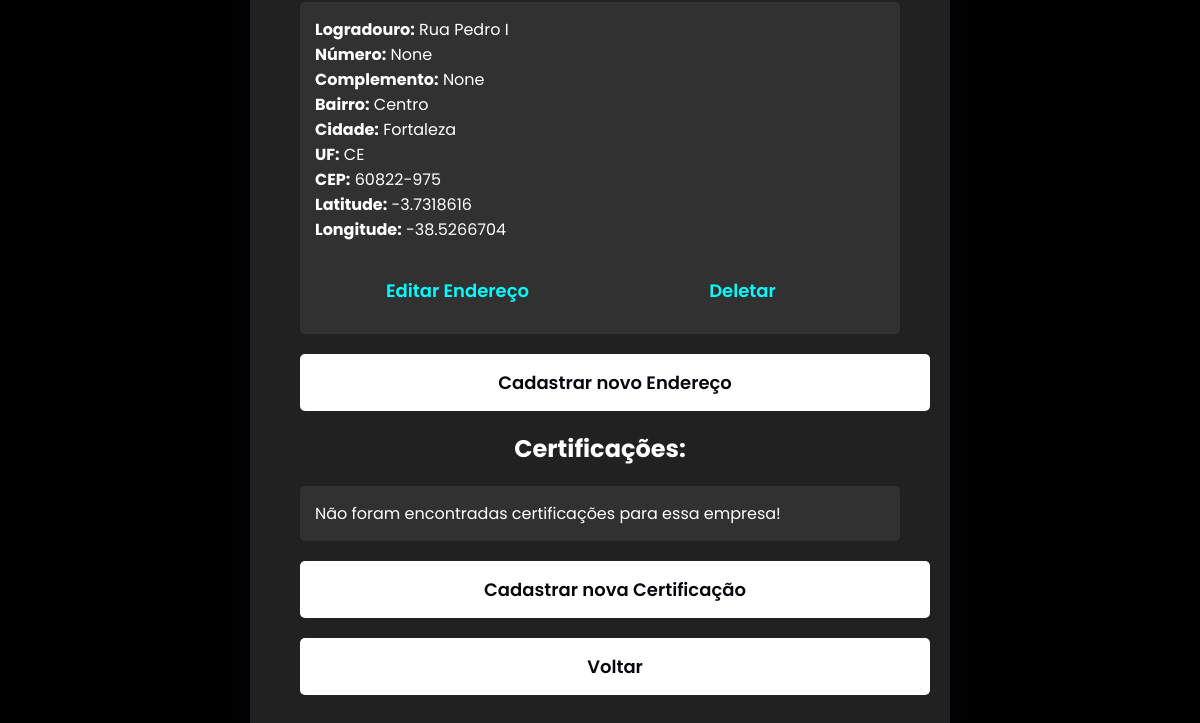
The app's page /clientes/View/37 (signed in, lower part), older data.
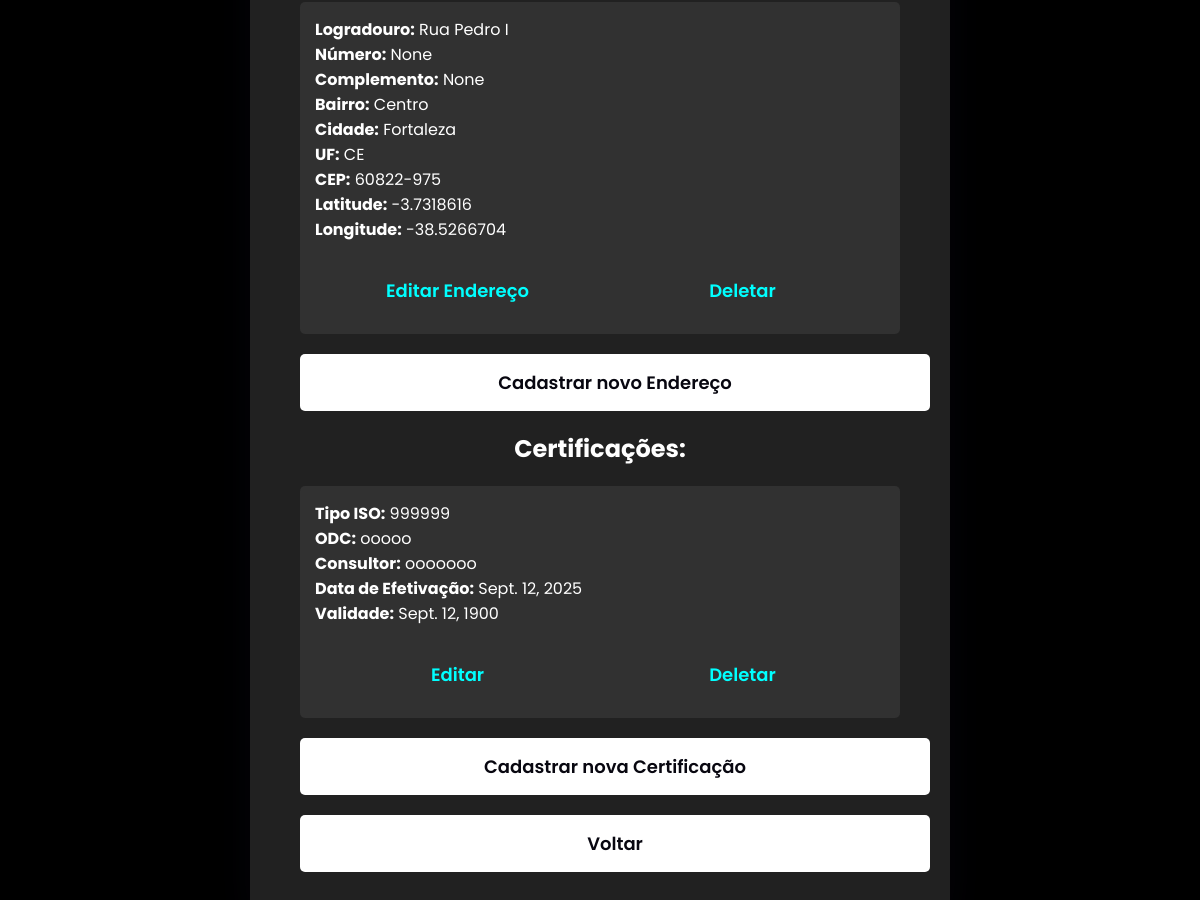
The same page, newer data.
### mapa/models.py (models this page shows)
class Endereco(models.Model):
    empresa = models.ForeignKey(Empresa, on_delete=models.CASCADE, related_name='enderecos')
    cep = models.CharField(max_length=10)
    logradouro = models.CharField(max_length=255)
    numero = models.CharField(max_length=10, blank=True, null=True)
    complemento = models.CharField(max_length=255, blank=True, null=True)
    bairro = models.CharField(max_length=255)
    cidade = models.CharField(max_length=255)
    uf = models.CharField(max_length=2)
    latitude = models.CharField(max_length=20)
    longitude = models.CharField(max_length=20)

class ISO(models.Model):
    empresa = models.ForeignKey(Empresa, on_delete=models.CASCADE, related_name='certificacoes')
    iso_type = models.CharField(max_length=50)
    odc = models.CharField(max_length=50)
    consultor = models.CharField(max_length=255)
    data_efetivacao = models.DateField()
    validade = models.DateField()

### mapa/views.py (the view)
# urls.py: path('clientes/View/<int:pk>', empresa_detail,name='empresa_detail'),
@login_required
def empresa_detail(request, pk):
    empresa = get_object_or_404(Empresa, pk=pk)
    return render(request, './customer_detail_with_details.html', {'empresa': empresa})

### mapa/templates/customer_detail_with_details.html (shortened to what this page needs)
<!DOCTYPE html>
<html lang="pt-br">
<head>
    <link rel="stylesheet" href="https://cdnjs.cloudflare.com/ajax/libs/font-awesome/5.15.4/css/all.min.css">
</head>
<body>
    <div class="container">
        <ul>
            {% for endereco in empresa.enderecos.all %}
                <li>
                    <strong>Logradouro:</strong> {{ endereco.logradouro }}<br>
                    <strong>Número:</strong> {{ endereco.numero }}<br>
                    <strong>Complemento:</strong> {{ endereco.complemento }}<br>
                    <strong>Bairro:</strong> {{ endereco.bairro }}<br>
                    <strong>Cidade:</strong> {{ endereco.cidade }}<br>
                    <strong>UF:</strong> {{ endereco.uf }}<br>
                    <strong>CEP:</strong> {{ endereco.cep }}<br>
                    <strong>Latitude:</strong> {{ endereco.latitude }}<br>
                    <strong>Longitude:</strong> {{ endereco.longitude }}<br>
                    <div class="nomebom">
                        <a href="{% url 'endereco_edit' empresa.pk endereco.pk %}">Editar Endereço</a>
                        <a href="{% url 'endereco_delete' empresa.pk endereco.pk %}" class="botoes">Deletar</a>
                    </div>
                </li>
            {% empty %}
                <li>Essa empresa não tem endereços cadastrados.</li>
            {% endfor %}
        </ul>
        <a href="{% url 'endereco_create' empresa.pk %}" class="button">Cadastrar novo Endereço</a>
        <h2>Certificações:</h2>
        <ul>
            {% for certificacao in empresa.certificacoes.all %}
                <li>
                    <strong>Tipo ISO:</strong> {{ certificacao.iso_type }}<br>
                    <strong>ODC:</strong> {{ certificacao.odc }}<br>
                    <strong>Consultor:</strong> {{ certificacao.consultor }}<br>
                    <strong>Data de Efetivação:</strong> {{ certificacao.data_efetivacao }}<br>
                    <strong>Validade:</strong> {{ certificacao.validade }}<br>
                    <div class="nomebom">
                        <a href="{% url 'iso_edit' empresa.pk certificacao.pk%}" class="botoes">Editar</a>
                        <a href="{% url 'iso_delete' empresa.pk certificacao.pk%}" class="botoes">Deletar</a>
                    </div>
                </li>
            {% empty %}
                <li>Não foram encontradas certificações para essa empresa!</li>
            {% endfor %}
        </ul>
        <a href="{% url 'iso_create' empresa.pk %}" class="button">Cadastrar nova Certificação</a>
        <a href="{% url 'empresaList' %}" class="button">Voltar</a>
    </div>
</body>
</html>

Row changes from the older to the newer data that the page shows:
added ISO: iso_type "999999", odc "ooooo", consultor "ooooooo", data_efetivacao "Sept. 12, 2025", validade "Sept. 12, 1900"
Text that changed along with them:
text no longer shown: "Não foram encontradas certificações para essa empresa!"
